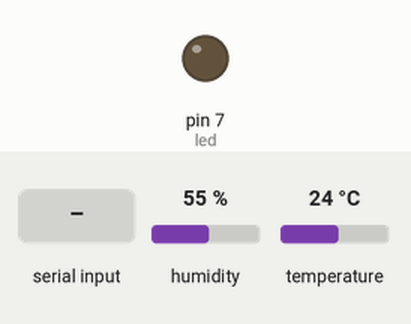
This sketch was run on a simulated Arduino Uno, built with avr-gcc and run on an emulated ATmega328P. Parts: output pins drawn as LEDs (lit = HIGH). The test bench sets the inputs (shaded band); at power-on: humidity 55 %, temperature 24 °C.

Above: at 1.2 s.
1.3 s: "Iniciar" received over the second serial link
At 2.44 s:
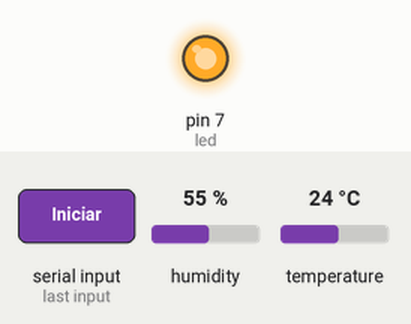
Timing chart, 0 to 10.0 s (numbered marks = the images above; inputs shaded):
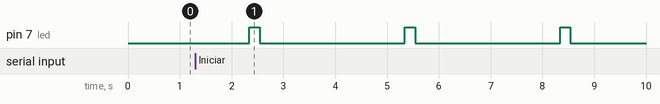

The sketch:

arduinosatelite.ino
```cpp
#include <DHT.h>
#include <SoftwareSerial.h>
SoftwareSerial mySerial(10, 11); //RX, TX
#define DHTPIN 2
#define DHTTYPE DHT11
DHT dht(DHTPIN, DHTTYPE);
const int led = 7; //LED en el pin 7 (verde)
bool stateled = LOW;
bool enviarDatos = false;
long ultimoEnvio = 0;
const long intervalo = 3000;   //Tiempo entre dato y dato
long inicioLed = 0;
bool iniciado = false;

//variables para la alarma
bool esperandoTimeout = false;  //se esta esperando el tiempo para que se arregle el error? false -> no se esta esperando
long nextTimeoutHT;  //tiempo que se le da para arreglar el error de recopilacion de datos

void setup() {
  Serial.begin(9600);
  mySerial.begin(9600);
  dht.begin();
  pinMode(led, OUTPUT);
}

void loop() {
  //Recibie ordenes de tierra
  if (mySerial.available()){
    String orden = mySerial.readString();
    if (orden == "Iniciar" && !iniciado){
      iniciado = true;
      enviarDatos = true;
      ultimoEnvio = millis() - intervalo;
    }else if (orden == "Pausar" && iniciado){
      enviarDatos = false;
    }else if (orden == "Reanudar" && iniciado){
      enviarDatos = true;
      ultimoEnvio = millis() - intervalo;   //envia un dato enseguida
    }
  }
  // Enviar datos cada 3 segundos si enviarDatos = True
  if (iniciado && millis() - ultimoEnvio >= intervalo){
    ultimoEnvio = millis();
    // se lee el sensor
    float h = dht.readHumidity();
    float t = dht.readTemperature();

    if (isnan(h) || isnan(t)){
      // Si la lectura no es correcta, mostrar mensaje de error
      if (!esperandoTimeout){
      esperandoTimeout = true;
      nextTimeoutHT = millis() + 5000; //5 segundos para arreglar el error
      }
    }else{
      // Se envian los datos al arduino tierra
      esperandoTimeout = false;
      if (enviarDatos){
        mySerial.print("T:");
        mySerial.print(t);
        mySerial.print(":H:");
        mySerial.println(h);

        // Se encinede el led cuando se envia info a tierra
        digitalWrite(led, HIGH);
        stateled = HIGH;
        inicioLed = millis();
      }
    }
    //apagar el led despues de 200 ms
  }
  //apagamos el led de envio de datos
  if (stateled && millis() - inicioLed >= 200){
    digitalWrite(led, LOW);
    stateled = LOW;
  }

  // si pasan 5 segundos sin lectura valida avisar a tierra
  if (esperandoTimeout && (millis() >= nextTimeoutHT)){
    mySerial.println ("Fallo");
    nextTimeoutHT = millis() + 4000;

  }

}
```

Measured:
- after the input at 1.3 s, pin 7 (led): alternates HIGH for 0.20 s and LOW for 2.8 s, starting after 1.0 s
